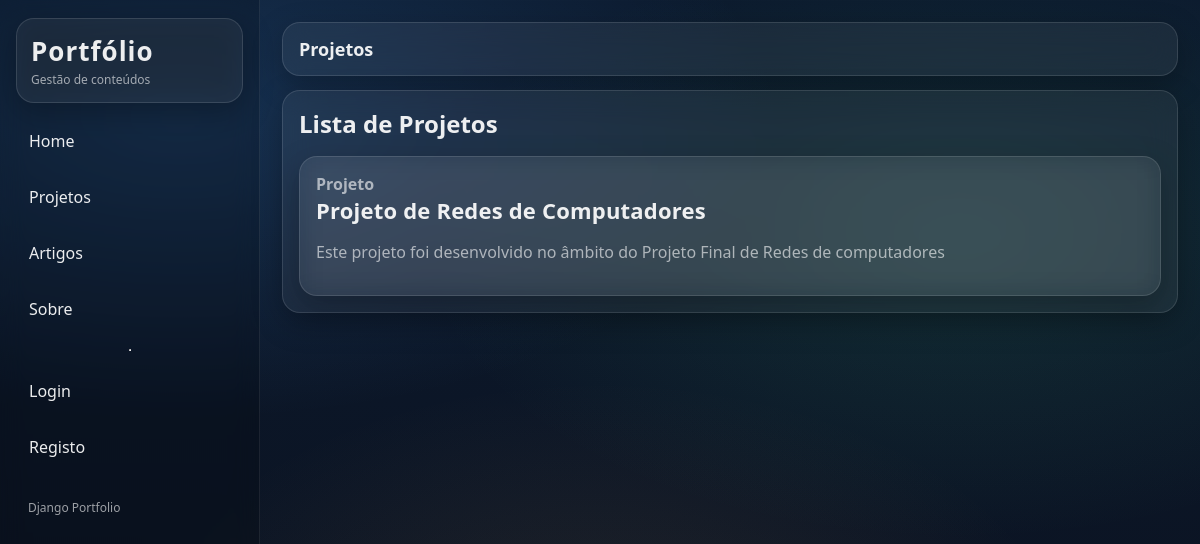
The app's page /projetos/ with its own data.
### portfolio/models.py (models this page shows, shortened)
class Projeto(models.Model):
    titulo = models.CharField(max_length=200)
    descricao = models.TextField()
    conceitos_aplicados = models.TextField()
    imagem = models.ImageField(upload_to='projetos/')
    data = models.DateField()
    github_url = models.URLField(blank=True)
    video_demo_url = models.URLField(blank=True)
    unidade_curricular = models.ForeignKey(
        UnidadeCurricular,
        on_delete=models.CASCADE,
        related_name='projetos'
    )
    tecnologias = models.ManyToManyField(
        Tecnologia,
        related_name='projetos',
        blank=True
    )
    competencias = models.ManyToManyField(
        Competencia,
        related_name='projetos',
        blank=True
    )
    tags = models.ManyToManyField(
        Tag,
        related_name='projetos',
        blank=True
    )

### portfolio/views.py (the view)
# urls.py: path("projetos/", ProjetoListView.as_view(), name="projeto_list"),
class ProjetoListView(ListView):
    model = Projeto
    template_name = "portfolio/projeto_list.html"
    context_object_name = "projetos"
    def get_context_data(self, **kwargs):
        context = super().get_context_data(**kwargs)
        context["is_gestor"] = is_gestor(self.request.user)
        return context

### portfolio/views.py (called while the page is built)
def is_gestor(user):
    return user.is_authenticated and user.groups.filter(name="gestor-portfolio").exists()

### portfolio/templates/portfolio/projeto_list.html (shortened to what this page needs)
{% extends "portfolio/base.html" %}
{% block page_title %}Projetos{% endblock %}
{% block content %}
<div class="glass panel">
    <div style="display:flex; justify-content:space-between; align-items:center; margin-bottom:16px;">
        <h2 class="panel-title" style="margin:0;">Lista de Projetos</h2>
    </div>
    {% if projetos %}
        <div class="grid">
            {% for projeto in projetos %}
                <div class="glass card">
                    <div class="card-head">
                        <div>
                            <div class="card-title">Projeto</div>
                            <div class="card-value" style="font-size:22px;">{{ projeto.titulo }}</div>
                        </div>
                    </div>
                    <p class="muted">{{ projeto.descricao|truncatechars:120 }}</p>
                </div>
            {% endfor %}
        </div>
    {% else %}
        <p class="muted">Ainda não existem projetos.</p>
    {% endif %}
</div>
{% endblock %}

### staticfiles/portfolio/style.css (style rules this page uses)
:root { --bg0:#0b1220; --bg1:#0c1a2e; --glass: rgba(255,255,255,0.06); --glass2: rgba(255,255,255,0.10); --border: rgba(255,255,255,0.12); --text: rgba(255,255,255,0.92); --muted: rgba(255,255,255,0.60); --blue:#4aa3ff; --green:#44d38a; --amber:#f0b45a; --red:#ff6b6b; }
* { box-sizing:border-box; }
html,body { height:100%; }
body { margin:0; font-family: ui-sans-serif, system-ui, -apple-system, Segoe UI, Roboto, Arial; color:var(--text); background: radial-gradient(1000px 500px at 15% 15%, rgba(74,163,255,0.18), transparent 60%), radial-gradient(900px 500px at 80% 30%, rgba(68,211,138,0.12), transparent 60%), radial-gradient(800px 500px at 50% 85%, rgba(240,180,90,0.10), transparent 60%), linear-gradient(180deg, var(--bg1), var(--bg0)); }
.muted { color:var(--muted); }
.glass { background: var(--glass); border: 1px solid var(--border); border-radius:18px; backdrop-filter: blur(14px); box-shadow: 0 10px 30px rgba(0,0,0,0.25); }
.grid { display:grid; gap:14px; }
.card { padding:16px; min-height:120px; }
.card-head { display:flex; justify-content:space-between; align-items:center; margin-bottom:12px; }
.card-title { color:var(--muted); font-weight:600; }
.card-value { font-size:34px; font-weight:800; letter-spacing:.2px; }
.panel { padding:16px; min-height:180px; }
.panel-title { font-weight:800; margin-bottom:12px; }

### records on screen
Projeto: titulo "Projeto de Redes de Computadores", descricao "Este projeto foi desenvolvido no âmbito do Projeto Final de Redes de computadores"
